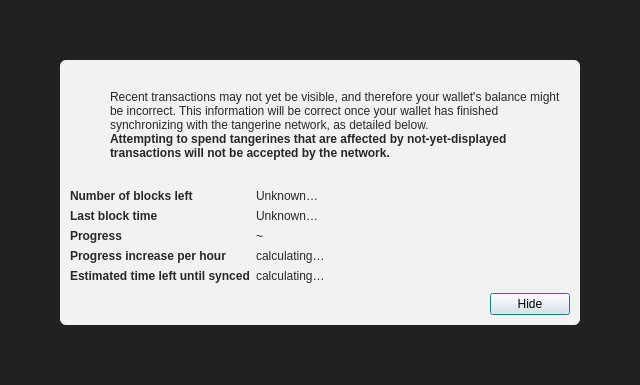
<?xml version="1.0" encoding="UTF-8"?>
<ui version="4.0">
 <class>ModalOverlay</class>
 <widget class="QWidget" name="ModalOverlay">
  <property name="geometry">
   <rect>
    <x>0</x>
    <y>0</y>
    <width>640</width>
    <height>385</height>
   </rect>
  </property>
  <property name="windowTitle">
   <string>Form</string>
  </property>
  <layout class="QVBoxLayout" name="verticalLayout" stretch="0">
   <property name="sizeConstraint">
    <enum>QLayout::SetDefaultConstraint</enum>
   </property>
   <property name="leftMargin">
    <number>0</number>
   </property>
   <property name="topMargin">
    <number>0</number>
   </property>
   <property name="rightMargin">
    <number>0</number>
   </property>
   <property name="bottomMargin">
    <number>0</number>
   </property>
   <item>
    <widget class="QWidget" name="bgWidget" native="true">
     <property name="styleSheet">
      <string notr="true">#bgWidget { background: rgba(0,0,0,220); }</string>
     </property>
     <layout class="QVBoxLayout" name="verticalLayoutMain" stretch="1">
      <property name="leftMargin">
       <number>60</number>
      </property>
      <property name="topMargin">
       <number>60</number>
      </property>
      <property name="rightMargin">
       <number>60</number>
      </property>
      <property name="bottomMargin">
       <number>60</number>
      </property>
      <item>
       <widget class="QWidget" name="contentWidget" native="true">
        <property name="styleSheet">
         <string notr="true">#contentWidget { background: rgba(255,255,255,240); border-radius: 6px; }

QLabel { color: rgb(40,40,40);  }</string>
        </property>
        <layout class="QVBoxLayout" name="verticalLayoutSub" stretch="1,0,0,0">
         <property name="spacing">
          <number>0</number>
         </property>
         <property name="leftMargin">
          <number>10</number>
         </property>
         <property name="topMargin">
          <number>10</number>
         </property>
         <property name="rightMargin">
          <number>10</number>
         </property>
         <property name="bottomMargin">
          <number>10</number>
         </property>
         <item>
          <layout class="QHBoxLayout" name="horizontalLayoutIconText" stretch="0,1">
           <property name="topMargin">
            <number>20</number>
           </property>
           <item>
            <layout class="QVBoxLayout" name="verticalLayoutIcon">
             <property name="leftMargin">
              <number>0</number>
             </property>
             <item>
              <widget class="QPushButton" name="warningIcon">
               <property name="enabled">
                <bool>false</bool>
               </property>
               <property name="text">
                <string/>
               </property>
               <property name="icon">
                <iconset>
                 <normaloff>:/icons/warning</normaloff>
                 <disabledoff>:/icons/warning</disabledoff>:/icons/warning</iconset>
               </property>
               <property name="iconSize">
                <size>
                 <width>48</width>
                 <height>48</height>
                </size>
               </property>
               <property name="flat">
                <bool>true</bool>
               </property>
              </widget>
             </item>
             <item>
              <spacer name="verticalSpacerWarningIcon">
               <property name="orientation">
                <enum>Qt::Vertical</enum>
               </property>
               <property name="sizeHint" stdset="0">
                <size>
                 <width>20</width>
                 <height>40</height>
                </size>
               </property>
              </spacer>
             </item>
            </layout>
           </item>
           <item>
            <layout class="QVBoxLayout" name="verticalLayoutInfoText">
             <property name="leftMargin">
              <number>0</number>
             </property>
             <property name="topMargin">
              <number>0</number>
             </property>
             <item>
              <widget class="QLabel" name="infoText">
               <property name="text">
                <string>Recent transactions may not yet be visible, and therefore your wallet's balance might be incorrect. This information will be correct once your wallet has finished synchronizing with the tangerine network, as detailed below.</string>
               </property>
               <property name="textFormat">
                <enum>Qt::RichText</enum>
               </property>
               <property name="wordWrap">
                <bool>true</bool>
               </property>
              </widget>
             </item>
             <item>
              <widget class="QLabel" name="infoTextStrong">
               <property name="font">
                <font>
                 <weight>75</weight>
                 <bold>true</bold>
                </font>
               </property>
               <property name="text">
                <string>Attempting to spend tangerines that are affected by not-yet-displayed transactions will not be accepted by the network.</string>
               </property>
               <property name="textFormat">
                <enum>Qt::RichText</enum>
               </property>
               <property name="wordWrap">
                <bool>true</bool>
               </property>
              </widget>
             </item>
             <item>
              <spacer name="verticalSpacerInTextSpace">
               <property name="orientation">
                <enum>Qt::Vertical</enum>
               </property>
               <property name="sizeHint" stdset="0">
                <size>
                 <width>20</width>
                 <height>40</height>
                </size>
               </property>
              </spacer>
             </item>
            </layout>
           </item>
          </layout>
         </item>
         <item>
          <spacer name="verticalSpacerAfterText">
           <property name="orientation">
            <enum>Qt::Vertical</enum>
           </property>
           <property name="sizeHint" stdset="0">
            <size>
             <width>20</width>
             <height>40</height>
            </size>
           </property>
          </spacer>
         </item>
         <item>
          <layout class="QFormLayout" name="formLayout">
           <property name="fieldGrowthPolicy">
            <enum>QFormLayout::FieldsStayAtSizeHint</enum>
           </property>
           <property name="horizontalSpacing">
            <number>6</number>
           </property>
           <property name="verticalSpacing">
            <number>6</number>
           </property>
           <property name="topMargin">
            <number>10</number>
           </property>
           <item row="0" column="0">
            <widget class="QLabel" name="labelNumberOfBlocksLeft">
             <property name="font">
              <font>
               <weight>75</weight>
               <bold>true</bold>
              </font>
             </property>
             <property name="text">
              <string>Number of blocks left</string>
             </property>
            </widget>
           </item>
           <item row="0" column="1">
            <widget class="QLabel" name="numberOfBlocksLeft">
             <property name="text">
              <string>Unknown…</string>
             </property>
            </widget>
           </item>
           <item row="1" column="0">
            <widget class="QLabel" name="labelLastBlockTime">
             <property name="font">
              <font>
               <weight>75</weight>
               <bold>true</bold>
              </font>
             </property>
             <property name="text">
              <string>Last block time</string>
             </property>
            </widget>
           </item>
           <item row="1" column="1">
            <widget class="QLabel" name="newestBlockDate">
             <property name="sizePolicy">
              <sizepolicy hsizetype="Maximum" vsizetype="Preferred">
               <horstretch>0</horstretch>
               <verstretch>0</verstretch>
              </sizepolicy>
             </property>
             <property name="text">
              <string>Unknown…</string>
             </property>
            </widget>
           </item>
           <item row="2" column="0">
            <widget class="QLabel" name="labelSyncDone">
             <property name="font">
              <font>
               <weight>75</weight>
               <bold>true</bold>
              </font>
             </property>
             <property name="text">
              <string>Progress</string>
             </property>
            </widget>
           </item>
           <item row="2" column="1">
            <layout class="QHBoxLayout" name="horizontalLayoutSync" stretch="0,1">
             <item>
              <widget class="QLabel" name="percentageProgress">
               <property name="text">
                <string notr="true">~</string>
               </property>
              </widget>
             </item>
            </layout>
           </item>
           <item row="4" column="0">
            <widget class="QLabel" name="labelProgressIncrease">
             <property name="font">
              <font>
               <weight>75</weight>
               <bold>true</bold>
              </font>
             </property>
             <property name="text">
              <string>Progress increase per hour</string>
             </property>
            </widget>
           </item>
           <item row="4" column="1">
            <widget class="QLabel" name="progressIncreasePerH">
             <property name="text">
              <string>calculating…</string>
             </property>
            </widget>
           </item>
           <item row="5" column="0">
            <widget class="QLabel" name="labelEstimatedTimeLeft">
             <property name="font">
              <font>
               <weight>75</weight>
               <bold>true</bold>
              </font>
             </property>
             <property name="text">
              <string>Estimated time left until synced</string>
             </property>
            </widget>
           </item>
           <item row="5" column="1">
            <widget class="QLabel" name="expectedTimeLeft">
             <property name="text">
              <string>calculating…</string>
             </property>
            </widget>
           </item>
          </layout>
         </item>
         <item>
          <layout class="QHBoxLayout" name="horizontalLayoutButtons">
           <property name="leftMargin">
            <number>10</number>
           </property>
           <property name="topMargin">
            <number>10</number>
           </property>
           <item>
            <spacer name="horizontalSpacer">
             <property name="orientation">
              <enum>Qt::Horizontal</enum>
             </property>
             <property name="sizeHint" stdset="0">
              <size>
               <width>40</width>
               <height>20</height>
              </size>
             </property>
            </spacer>
           </item>
           <item>
            <widget class="QPushButton" name="closeButton">
             <property name="text">
              <string>Hide</string>
             </property>
             <property name="shortcut">
              <string>Esc</string>
             </property>
             <property name="focusPolicy">
              <enum>Qt::StrongFocus</enum>
             </property>
             <property name="default">
              <bool>true</bool>
             </property>
            </widget>
           </item>
          </layout>
         </item>
        </layout>
       </widget>
      </item>
     </layout>
    </widget>
   </item>
  </layout>
 </widget>
 <resources/>
 <connections/>
</ui>
